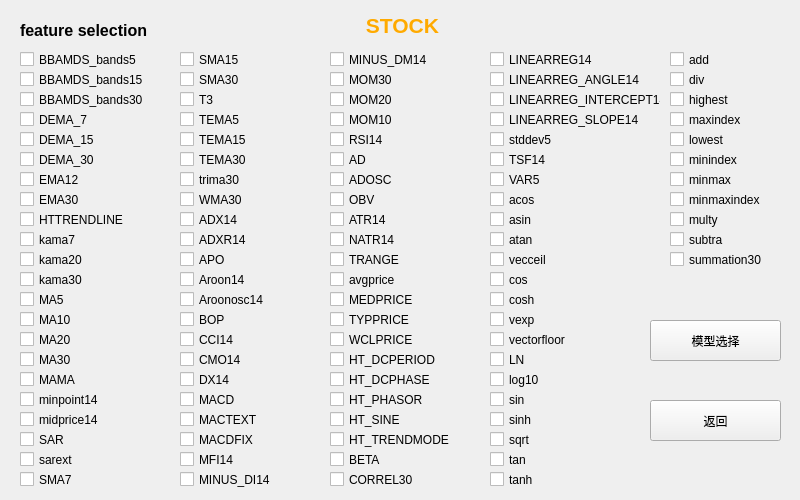
<?xml version="1.0" encoding="UTF-8"?>
<ui version="4.0">
 <class>Form</class>
 <widget class="QWidget" name="Form">
  <property name="geometry">
   <rect>
    <x>0</x>
    <y>0</y>
    <width>800</width>
    <height>500</height>
   </rect>
  </property>
  <property name="windowTitle">
   <string>feature</string>
  </property>
  <widget class="QCheckBox" name="checkBox">
   <property name="geometry">
    <rect>
     <x>20</x>
     <y>50</y>
     <width>131</width>
     <height>19</height>
    </rect>
   </property>
   <property name="text">
    <string>BBAMDS_bands5</string>
   </property>
  </widget>
  <widget class="QLabel" name="feature">
   <property name="geometry">
    <rect>
     <x>312</x>
     <y>10</y>
     <width>181</width>
     <height>31</height>
    </rect>
   </property>
   <property name="text">
    <string>&lt;html&gt;&lt;head/&gt;&lt;body&gt;&lt;p align=&quot;center&quot;&gt;&lt;span style=&quot; font-size:16pt; font-weight:600; color:#ffaa00;&quot;&gt;STOCK&lt;/span&gt;&lt;/p&gt;&lt;/body&gt;&lt;/html&gt;</string>
   </property>
  </widget>
  <widget class="QCheckBox" name="checkBox_2">
   <property name="geometry">
    <rect>
     <x>20</x>
     <y>70</y>
     <width>141</width>
     <height>19</height>
    </rect>
   </property>
   <property name="text">
    <string>BBAMDS_bands15</string>
   </property>
  </widget>
  <widget class="QCheckBox" name="checkBox_3">
   <property name="geometry">
    <rect>
     <x>20</x>
     <y>90</y>
     <width>141</width>
     <height>19</height>
    </rect>
   </property>
   <property name="text">
    <string>BBAMDS_bands30</string>
   </property>
  </widget>
  <widget class="QCheckBox" name="checkBox_4">
   <property name="geometry">
    <rect>
     <x>20</x>
     <y>110</y>
     <width>91</width>
     <height>19</height>
    </rect>
   </property>
   <property name="text">
    <string>DEMA_7</string>
   </property>
  </widget>
  <widget class="QCheckBox" name="checkBox_5">
   <property name="geometry">
    <rect>
     <x>20</x>
     <y>130</y>
     <width>91</width>
     <height>19</height>
    </rect>
   </property>
   <property name="text">
    <string>DEMA_15</string>
   </property>
  </widget>
  <widget class="QCheckBox" name="checkBox_6">
   <property name="geometry">
    <rect>
     <x>20</x>
     <y>150</y>
     <width>91</width>
     <height>19</height>
    </rect>
   </property>
   <property name="text">
    <string>DEMA_30</string>
   </property>
  </widget>
  <widget class="QCheckBox" name="checkBox_7">
   <property name="geometry">
    <rect>
     <x>20</x>
     <y>170</y>
     <width>91</width>
     <height>19</height>
    </rect>
   </property>
   <property name="text">
    <string>EMA12</string>
   </property>
  </widget>
  <widget class="QCheckBox" name="checkBox_8">
   <property name="geometry">
    <rect>
     <x>20</x>
     <y>190</y>
     <width>91</width>
     <height>19</height>
    </rect>
   </property>
   <property name="text">
    <string>EMA30</string>
   </property>
  </widget>
  <widget class="QCheckBox" name="checkBox_9">
   <property name="geometry">
    <rect>
     <x>20</x>
     <y>210</y>
     <width>111</width>
     <height>19</height>
    </rect>
   </property>
   <property name="text">
    <string>HTTRENDLINE</string>
   </property>
  </widget>
  <widget class="QCheckBox" name="checkBox_10">
   <property name="geometry">
    <rect>
     <x>20</x>
     <y>230</y>
     <width>91</width>
     <height>19</height>
    </rect>
   </property>
   <property name="text">
    <string>kama7</string>
   </property>
  </widget>
  <widget class="QCheckBox" name="checkBox_11">
   <property name="geometry">
    <rect>
     <x>20</x>
     <y>250</y>
     <width>91</width>
     <height>19</height>
    </rect>
   </property>
   <property name="text">
    <string>kama20</string>
   </property>
  </widget>
  <widget class="QCheckBox" name="checkBox_12">
   <property name="geometry">
    <rect>
     <x>20</x>
     <y>270</y>
     <width>91</width>
     <height>19</height>
    </rect>
   </property>
   <property name="text">
    <string>kama30</string>
   </property>
  </widget>
  <widget class="QCheckBox" name="checkBox_13">
   <property name="geometry">
    <rect>
     <x>20</x>
     <y>290</y>
     <width>91</width>
     <height>19</height>
    </rect>
   </property>
   <property name="text">
    <string>MA5</string>
   </property>
  </widget>
  <widget class="QCheckBox" name="checkBox_14">
   <property name="geometry">
    <rect>
     <x>20</x>
     <y>310</y>
     <width>91</width>
     <height>19</height>
    </rect>
   </property>
   <property name="text">
    <string>MA10</string>
   </property>
  </widget>
  <widget class="QCheckBox" name="checkBox_15">
   <property name="geometry">
    <rect>
     <x>20</x>
     <y>430</y>
     <width>91</width>
     <height>19</height>
    </rect>
   </property>
   <property name="text">
    <string>SAR</string>
   </property>
  </widget>
  <widget class="QCheckBox" name="checkBox_16">
   <property name="geometry">
    <rect>
     <x>20</x>
     <y>450</y>
     <width>91</width>
     <height>19</height>
    </rect>
   </property>
   <property name="text">
    <string>sarext</string>
   </property>
  </widget>
  <widget class="QCheckBox" name="checkBox_17">
   <property name="geometry">
    <rect>
     <x>20</x>
     <y>330</y>
     <width>91</width>
     <height>19</height>
    </rect>
   </property>
   <property name="text">
    <string>MA20</string>
   </property>
  </widget>
  <widget class="QCheckBox" name="checkBox_18">
   <property name="geometry">
    <rect>
     <x>20</x>
     <y>470</y>
     <width>91</width>
     <height>19</height>
    </rect>
   </property>
   <property name="text">
    <string>SMA7</string>
   </property>
  </widget>
  <widget class="QCheckBox" name="checkBox_19">
   <property name="geometry">
    <rect>
     <x>20</x>
     <y>370</y>
     <width>91</width>
     <height>19</height>
    </rect>
   </property>
   <property name="text">
    <string>MAMA</string>
   </property>
  </widget>
  <widget class="QCheckBox" name="checkBox_20">
   <property name="geometry">
    <rect>
     <x>20</x>
     <y>390</y>
     <width>111</width>
     <height>19</height>
    </rect>
   </property>
   <property name="text">
    <string>minpoint14</string>
   </property>
  </widget>
  <widget class="QCheckBox" name="checkBox_21">
   <property name="geometry">
    <rect>
     <x>20</x>
     <y>350</y>
     <width>91</width>
     <height>19</height>
    </rect>
   </property>
   <property name="text">
    <string>MA30</string>
   </property>
  </widget>
  <widget class="QCheckBox" name="checkBox_22">
   <property name="geometry">
    <rect>
     <x>20</x>
     <y>410</y>
     <width>111</width>
     <height>19</height>
    </rect>
   </property>
   <property name="text">
    <string>midprice14</string>
   </property>
  </widget>
  <widget class="QCheckBox" name="checkBox_23">
   <property name="geometry">
    <rect>
     <x>180</x>
     <y>190</y>
     <width>91</width>
     <height>19</height>
    </rect>
   </property>
   <property name="text">
    <string>WMA30</string>
   </property>
  </widget>
  <widget class="QCheckBox" name="checkBox_24">
   <property name="geometry">
    <rect>
     <x>180</x>
     <y>70</y>
     <width>91</width>
     <height>19</height>
    </rect>
   </property>
   <property name="text">
    <string>SMA30</string>
   </property>
  </widget>
  <widget class="QCheckBox" name="checkBox_25">
   <property name="geometry">
    <rect>
     <x>180</x>
     <y>150</y>
     <width>91</width>
     <height>19</height>
    </rect>
   </property>
   <property name="text">
    <string>TEMA30</string>
   </property>
  </widget>
  <widget class="QCheckBox" name="checkBox_26">
   <property name="geometry">
    <rect>
     <x>180</x>
     <y>170</y>
     <width>91</width>
     <height>19</height>
    </rect>
   </property>
   <property name="text">
    <string>trima30</string>
   </property>
  </widget>
  <widget class="QCheckBox" name="checkBox_27">
   <property name="geometry">
    <rect>
     <x>180</x>
     <y>90</y>
     <width>91</width>
     <height>19</height>
    </rect>
   </property>
   <property name="text">
    <string>T3</string>
   </property>
  </widget>
  <widget class="QCheckBox" name="checkBox_28">
   <property name="geometry">
    <rect>
     <x>180</x>
     <y>130</y>
     <width>91</width>
     <height>19</height>
    </rect>
   </property>
   <property name="text">
    <string>TEMA15</string>
   </property>
  </widget>
  <widget class="QCheckBox" name="checkBox_29">
   <property name="geometry">
    <rect>
     <x>180</x>
     <y>50</y>
     <width>91</width>
     <height>19</height>
    </rect>
   </property>
   <property name="text">
    <string>SMA15</string>
   </property>
  </widget>
  <widget class="QCheckBox" name="checkBox_30">
   <property name="geometry">
    <rect>
     <x>180</x>
     <y>110</y>
     <width>91</width>
     <height>19</height>
    </rect>
   </property>
   <property name="text">
    <string>TEMA5</string>
   </property>
  </widget>
  <widget class="QCheckBox" name="checkBox_31">
   <property name="geometry">
    <rect>
     <x>180</x>
     <y>210</y>
     <width>91</width>
     <height>19</height>
    </rect>
   </property>
   <property name="text">
    <string>ADX14</string>
   </property>
  </widget>
  <widget class="QCheckBox" name="checkBox_32">
   <property name="geometry">
    <rect>
     <x>180</x>
     <y>250</y>
     <width>91</width>
     <height>19</height>
    </rect>
   </property>
   <property name="text">
    <string>APO</string>
   </property>
  </widget>
  <widget class="QCheckBox" name="checkBox_33">
   <property name="geometry">
    <rect>
     <x>180</x>
     <y>310</y>
     <width>91</width>
     <height>19</height>
    </rect>
   </property>
   <property name="text">
    <string>BOP</string>
   </property>
  </widget>
  <widget class="QCheckBox" name="checkBox_34">
   <property name="geometry">
    <rect>
     <x>180</x>
     <y>330</y>
     <width>91</width>
     <height>19</height>
    </rect>
   </property>
   <property name="text">
    <string>CCI14</string>
   </property>
  </widget>
  <widget class="QCheckBox" name="checkBox_35">
   <property name="geometry">
    <rect>
     <x>180</x>
     <y>350</y>
     <width>91</width>
     <height>19</height>
    </rect>
   </property>
   <property name="text">
    <string>CMO14</string>
   </property>
  </widget>
  <widget class="QCheckBox" name="checkBox_36">
   <property name="geometry">
    <rect>
     <x>180</x>
     <y>290</y>
     <width>111</width>
     <height>19</height>
    </rect>
   </property>
   <property name="text">
    <string>Aroonosc14</string>
   </property>
  </widget>
  <widget class="QCheckBox" name="checkBox_37">
   <property name="geometry">
    <rect>
     <x>180</x>
     <y>270</y>
     <width>91</width>
     <height>19</height>
    </rect>
   </property>
   <property name="text">
    <string>Aroon14</string>
   </property>
  </widget>
  <widget class="QCheckBox" name="checkBox_38">
   <property name="geometry">
    <rect>
     <x>180</x>
     <y>230</y>
     <width>91</width>
     <height>19</height>
    </rect>
   </property>
   <property name="text">
    <string>ADXR14</string>
   </property>
  </widget>
  <widget class="QCheckBox" name="checkBox_39">
   <property name="geometry">
    <rect>
     <x>180</x>
     <y>370</y>
     <width>91</width>
     <height>19</height>
    </rect>
   </property>
   <property name="text">
    <string>DX14</string>
   </property>
  </widget>
  <widget class="QCheckBox" name="checkBox_40">
   <property name="geometry">
    <rect>
     <x>180</x>
     <y>410</y>
     <width>91</width>
     <height>19</height>
    </rect>
   </property>
   <property name="text">
    <string>MACTEXT</string>
   </property>
  </widget>
  <widget class="QCheckBox" name="checkBox_41">
   <property name="geometry">
    <rect>
     <x>180</x>
     <y>470</y>
     <width>101</width>
     <height>19</height>
    </rect>
   </property>
   <property name="text">
    <string>MINUS_DI14</string>
   </property>
  </widget>
  <widget class="QCheckBox" name="checkBox_44">
   <property name="geometry">
    <rect>
     <x>180</x>
     <y>450</y>
     <width>91</width>
     <height>19</height>
    </rect>
   </property>
   <property name="text">
    <string>MFI14</string>
   </property>
  </widget>
  <widget class="QCheckBox" name="checkBox_45">
   <property name="geometry">
    <rect>
     <x>180</x>
     <y>430</y>
     <width>91</width>
     <height>19</height>
    </rect>
   </property>
   <property name="text">
    <string>MACDFIX</string>
   </property>
  </widget>
  <widget class="QCheckBox" name="checkBox_46">
   <property name="geometry">
    <rect>
     <x>180</x>
     <y>390</y>
     <width>91</width>
     <height>19</height>
    </rect>
   </property>
   <property name="text">
    <string>MACD</string>
   </property>
  </widget>
  <widget class="QCheckBox" name="checkBox_42">
   <property name="geometry">
    <rect>
     <x>330</x>
     <y>350</y>
     <width>121</width>
     <height>19</height>
    </rect>
   </property>
   <property name="text">
    <string>HT_DCPERIOD</string>
   </property>
  </widget>
  <widget class="QCheckBox" name="checkBox_43">
   <property name="geometry">
    <rect>
     <x>330</x>
     <y>470</y>
     <width>91</width>
     <height>19</height>
    </rect>
   </property>
   <property name="text">
    <string>CORREL30</string>
   </property>
  </widget>
  <widget class="QCheckBox" name="checkBox_47">
   <property name="geometry">
    <rect>
     <x>330</x>
     <y>410</y>
     <width>91</width>
     <height>19</height>
    </rect>
   </property>
   <property name="text">
    <string>HT_SINE</string>
   </property>
  </widget>
  <widget class="QCheckBox" name="checkBox_48">
   <property name="geometry">
    <rect>
     <x>330</x>
     <y>110</y>
     <width>91</width>
     <height>19</height>
    </rect>
   </property>
   <property name="text">
    <string>MOM10</string>
   </property>
  </widget>
  <widget class="QCheckBox" name="checkBox_49">
   <property name="geometry">
    <rect>
     <x>330</x>
     <y>450</y>
     <width>91</width>
     <height>19</height>
    </rect>
   </property>
   <property name="text">
    <string>BETA</string>
   </property>
  </widget>
  <widget class="QCheckBox" name="checkBox_50">
   <property name="geometry">
    <rect>
     <x>330</x>
     <y>230</y>
     <width>91</width>
     <height>19</height>
    </rect>
   </property>
   <property name="text">
    <string>NATR14</string>
   </property>
  </widget>
  <widget class="QCheckBox" name="checkBox_51">
   <property name="geometry">
    <rect>
     <x>330</x>
     <y>430</y>
     <width>121</width>
     <height>19</height>
    </rect>
   </property>
   <property name="text">
    <string>HT_TRENDMODE</string>
   </property>
  </widget>
  <widget class="QCheckBox" name="checkBox_52">
   <property name="geometry">
    <rect>
     <x>330</x>
     <y>290</y>
     <width>91</width>
     <height>19</height>
    </rect>
   </property>
   <property name="text">
    <string>MEDPRICE</string>
   </property>
  </widget>
  <widget class="QCheckBox" name="checkBox_53">
   <property name="geometry">
    <rect>
     <x>330</x>
     <y>170</y>
     <width>91</width>
     <height>19</height>
    </rect>
   </property>
   <property name="text">
    <string>ADOSC</string>
   </property>
  </widget>
  <widget class="QCheckBox" name="checkBox_54">
   <property name="geometry">
    <rect>
     <x>330</x>
     <y>270</y>
     <width>91</width>
     <height>19</height>
    </rect>
   </property>
   <property name="text">
    <string>avgprice</string>
   </property>
  </widget>
  <widget class="QCheckBox" name="checkBox_55">
   <property name="geometry">
    <rect>
     <x>330</x>
     <y>370</y>
     <width>111</width>
     <height>19</height>
    </rect>
   </property>
   <property name="text">
    <string>HT_DCPHASE</string>
   </property>
  </widget>
  <widget class="QCheckBox" name="checkBox_56">
   <property name="geometry">
    <rect>
     <x>330</x>
     <y>190</y>
     <width>91</width>
     <height>19</height>
    </rect>
   </property>
   <property name="text">
    <string>OBV</string>
   </property>
  </widget>
  <widget class="QCheckBox" name="checkBox_57">
   <property name="geometry">
    <rect>
     <x>330</x>
     <y>150</y>
     <width>91</width>
     <height>19</height>
    </rect>
   </property>
   <property name="text">
    <string>AD</string>
   </property>
  </widget>
  <widget class="QCheckBox" name="checkBox_58">
   <property name="geometry">
    <rect>
     <x>330</x>
     <y>330</y>
     <width>91</width>
     <height>19</height>
    </rect>
   </property>
   <property name="text">
    <string>WCLPRICE</string>
   </property>
  </widget>
  <widget class="QCheckBox" name="checkBox_59">
   <property name="geometry">
    <rect>
     <x>330</x>
     <y>90</y>
     <width>91</width>
     <height>19</height>
    </rect>
   </property>
   <property name="text">
    <string>MOM20</string>
   </property>
  </widget>
  <widget class="QCheckBox" name="checkBox_60">
   <property name="geometry">
    <rect>
     <x>330</x>
     <y>310</y>
     <width>91</width>
     <height>19</height>
    </rect>
   </property>
   <property name="text">
    <string>TYPPRICE</string>
   </property>
  </widget>
  <widget class="QCheckBox" name="checkBox_61">
   <property name="geometry">
    <rect>
     <x>330</x>
     <y>70</y>
     <width>91</width>
     <height>19</height>
    </rect>
   </property>
   <property name="text">
    <string>MOM30</string>
   </property>
  </widget>
  <widget class="QCheckBox" name="checkBox_62">
   <property name="geometry">
    <rect>
     <x>330</x>
     <y>390</y>
     <width>101</width>
     <height>19</height>
    </rect>
   </property>
   <property name="text">
    <string>HT_PHASOR</string>
   </property>
  </widget>
  <widget class="QCheckBox" name="checkBox_63">
   <property name="geometry">
    <rect>
     <x>330</x>
     <y>50</y>
     <width>111</width>
     <height>19</height>
    </rect>
   </property>
   <property name="text">
    <string>MINUS_DM14</string>
   </property>
  </widget>
  <widget class="QCheckBox" name="checkBox_64">
   <property name="geometry">
    <rect>
     <x>330</x>
     <y>250</y>
     <width>91</width>
     <height>19</height>
    </rect>
   </property>
   <property name="text">
    <string>TRANGE</string>
   </property>
  </widget>
  <widget class="QCheckBox" name="checkBox_65">
   <property name="geometry">
    <rect>
     <x>330</x>
     <y>210</y>
     <width>91</width>
     <height>19</height>
    </rect>
   </property>
   <property name="text">
    <string>ATR14</string>
   </property>
  </widget>
  <widget class="QCheckBox" name="checkBox_66">
   <property name="geometry">
    <rect>
     <x>330</x>
     <y>130</y>
     <width>91</width>
     <height>19</height>
    </rect>
   </property>
   <property name="text">
    <string>RSI14</string>
   </property>
  </widget>
  <widget class="QCheckBox" name="checkBox_67">
   <property name="geometry">
    <rect>
     <x>490</x>
     <y>470</y>
     <width>91</width>
     <height>19</height>
    </rect>
   </property>
   <property name="text">
    <string>tanh</string>
   </property>
  </widget>
  <widget class="QCheckBox" name="checkBox_68">
   <property name="geometry">
    <rect>
     <x>490</x>
     <y>370</y>
     <width>91</width>
     <height>19</height>
    </rect>
   </property>
   <property name="text">
    <string>log10</string>
   </property>
  </widget>
  <widget class="QCheckBox" name="checkBox_69">
   <property name="geometry">
    <rect>
     <x>490</x>
     <y>390</y>
     <width>91</width>
     <height>19</height>
    </rect>
   </property>
   <property name="text">
    <string>sin</string>
   </property>
  </widget>
  <widget class="QCheckBox" name="checkBox_70">
   <property name="geometry">
    <rect>
     <x>490</x>
     <y>110</y>
     <width>171</width>
     <height>19</height>
    </rect>
   </property>
   <property name="text">
    <string>LINEARREG_SLOPE14</string>
   </property>
  </widget>
  <widget class="QCheckBox" name="checkBox_71">
   <property name="geometry">
    <rect>
     <x>490</x>
     <y>250</y>
     <width>91</width>
     <height>19</height>
    </rect>
   </property>
   <property name="text">
    <string>vecceil</string>
   </property>
  </widget>
  <widget class="QCheckBox" name="checkBox_72">
   <property name="geometry">
    <rect>
     <x>490</x>
     <y>70</y>
     <width>161</width>
     <height>19</height>
    </rect>
   </property>
   <property name="text">
    <string>LINEARREG_ANGLE14</string>
   </property>
  </widget>
  <widget class="QCheckBox" name="checkBox_73">
   <property name="geometry">
    <rect>
     <x>490</x>
     <y>350</y>
     <width>91</width>
     <height>19</height>
    </rect>
   </property>
   <property name="text">
    <string>LN</string>
   </property>
  </widget>
  <widget class="QCheckBox" name="checkBox_74">
   <property name="geometry">
    <rect>
     <x>490</x>
     <y>330</y>
     <width>121</width>
     <height>19</height>
    </rect>
   </property>
   <property name="text">
    <string>vectorfloor</string>
   </property>
  </widget>
  <widget class="QCheckBox" name="checkBox_75">
   <property name="geometry">
    <rect>
     <x>490</x>
     <y>450</y>
     <width>91</width>
     <height>19</height>
    </rect>
   </property>
   <property name="text">
    <string>tan</string>
   </property>
  </widget>
  <widget class="QCheckBox" name="checkBox_76">
   <property name="geometry">
    <rect>
     <x>490</x>
     <y>270</y>
     <width>91</width>
     <height>19</height>
    </rect>
   </property>
   <property name="text">
    <string>cos</string>
   </property>
  </widget>
  <widget class="QCheckBox" name="checkBox_77">
   <property name="geometry">
    <rect>
     <x>490</x>
     <y>130</y>
     <width>91</width>
     <height>19</height>
    </rect>
   </property>
   <property name="text">
    <string>stddev5</string>
   </property>
  </widget>
  <widget class="QCheckBox" name="checkBox_78">
   <property name="geometry">
    <rect>
     <x>490</x>
     <y>150</y>
     <width>91</width>
     <height>19</height>
    </rect>
   </property>
   <property name="text">
    <string>TSF14</string>
   </property>
  </widget>
  <widget class="QCheckBox" name="checkBox_79">
   <property name="geometry">
    <rect>
     <x>490</x>
     <y>50</y>
     <width>121</width>
     <height>19</height>
    </rect>
   </property>
   <property name="text">
    <string>LINEARREG14</string>
   </property>
  </widget>
  <widget class="QCheckBox" name="checkBox_80">
   <property name="geometry">
    <rect>
     <x>490</x>
     <y>430</y>
     <width>91</width>
     <height>19</height>
    </rect>
   </property>
   <property name="text">
    <string>sqrt</string>
   </property>
  </widget>
  <widget class="QCheckBox" name="checkBox_81">
   <property name="geometry">
    <rect>
     <x>490</x>
     <y>310</y>
     <width>91</width>
     <height>19</height>
    </rect>
   </property>
   <property name="text">
    <string>vexp</string>
   </property>
  </widget>
  <widget class="QCheckBox" name="checkBox_82">
   <property name="geometry">
    <rect>
     <x>490</x>
     <y>230</y>
     <width>91</width>
     <height>19</height>
    </rect>
   </property>
   <property name="text">
    <string>atan</string>
   </property>
  </widget>
  <widget class="QCheckBox" name="checkBox_83">
   <property name="geometry">
    <rect>
     <x>490</x>
     <y>190</y>
     <width>91</width>
     <height>19</height>
    </rect>
   </property>
   <property name="text">
    <string>acos</string>
   </property>
  </widget>
  <widget class="QCheckBox" name="checkBox_84">
   <property name="geometry">
    <rect>
     <x>490</x>
     <y>290</y>
     <width>91</width>
     <height>19</height>
    </rect>
   </property>
   <property name="text">
    <string>cosh</string>
   </property>
  </widget>
  <widget class="QCheckBox" name="checkBox_85">
   <property name="geometry">
    <rect>
     <x>490</x>
     <y>90</y>
     <width>171</width>
     <height>19</height>
    </rect>
   </property>
   <property name="text">
    <string>LINEARREG_INTERCEPT14</string>
   </property>
  </widget>
  <widget class="QCheckBox" name="checkBox_86">
   <property name="geometry">
    <rect>
     <x>490</x>
     <y>210</y>
     <width>91</width>
     <height>19</height>
    </rect>
   </property>
   <property name="text">
    <string>asin</string>
   </property>
  </widget>
  <widget class="QCheckBox" name="checkBox_87">
   <property name="geometry">
    <rect>
     <x>490</x>
     <y>170</y>
     <width>91</width>
     <height>19</height>
    </rect>
   </property>
   <property name="text">
    <string>VAR5</string>
   </property>
  </widget>
  <widget class="QCheckBox" name="checkBox_88">
   <property name="geometry">
    <rect>
     <x>490</x>
     <y>410</y>
     <width>91</width>
     <height>19</height>
    </rect>
   </property>
   <property name="text">
    <string>sinh</string>
   </property>
  </widget>
  <widget class="QCheckBox" name="checkBox_91">
   <property name="geometry">
    <rect>
     <x>670</x>
     <y>70</y>
     <width>91</width>
     <height>19</height>
    </rect>
   </property>
   <property name="text">
    <string>div</string>
   </property>
  </widget>
  <widget class="QCheckBox" name="checkBox_92">
   <property name="geometry">
    <rect>
     <x>670</x>
     <y>130</y>
     <width>91</width>
     <height>19</height>
    </rect>
   </property>
   <property name="text">
    <string>lowest</string>
   </property>
  </widget>
  <widget class="QCheckBox" name="checkBox_93">
   <property name="geometry">
    <rect>
     <x>670</x>
     <y>110</y>
     <width>91</width>
     <height>19</height>
    </rect>
   </property>
   <property name="text">
    <string>maxindex</string>
   </property>
  </widget>
  <widget class="QCheckBox" name="checkBox_96">
   <property name="geometry">
    <rect>
     <x>670</x>
     <y>150</y>
     <width>91</width>
     <height>19</height>
    </rect>
   </property>
   <property name="text">
    <string>minindex</string>
   </property>
  </widget>
  <widget class="QCheckBox" name="checkBox_97">
   <property name="geometry">
    <rect>
     <x>670</x>
     <y>90</y>
     <width>91</width>
     <height>19</height>
    </rect>
   </property>
   <property name="text">
    <string>highest</string>
   </property>
  </widget>
  <widget class="QCheckBox" name="checkBox_100">
   <property name="geometry">
    <rect>
     <x>670</x>
     <y>50</y>
     <width>121</width>
     <height>19</height>
    </rect>
   </property>
   <property name="text">
    <string>add</string>
   </property>
  </widget>
  <widget class="QCheckBox" name="checkBox_101">
   <property name="geometry">
    <rect>
     <x>670</x>
     <y>210</y>
     <width>91</width>
     <height>19</height>
    </rect>
   </property>
   <property name="text">
    <string>multy</string>
   </property>
  </widget>
  <widget class="QCheckBox" name="checkBox_102">
   <property name="geometry">
    <rect>
     <x>670</x>
     <y>170</y>
     <width>91</width>
     <height>19</height>
    </rect>
   </property>
   <property name="text">
    <string>minmax</string>
   </property>
  </widget>
  <widget class="QCheckBox" name="checkBox_106">
   <property name="geometry">
    <rect>
     <x>670</x>
     <y>190</y>
     <width>121</width>
     <height>19</height>
    </rect>
   </property>
   <property name="text">
    <string>minmaxindex</string>
   </property>
  </widget>
  <widget class="QCheckBox" name="checkBox_107">
   <property name="geometry">
    <rect>
     <x>670</x>
     <y>250</y>
     <width>121</width>
     <height>19</height>
    </rect>
   </property>
   <property name="text">
    <string>summation30</string>
   </property>
  </widget>
  <widget class="QCheckBox" name="checkBox_108">
   <property name="geometry">
    <rect>
     <x>670</x>
     <y>230</y>
     <width>91</width>
     <height>19</height>
    </rect>
   </property>
   <property name="text">
    <string>subtra</string>
   </property>
  </widget>
  <widget class="QLabel" name="label_2">
   <property name="geometry">
    <rect>
     <x>20</x>
     <y>20</y>
     <width>191</width>
     <height>21</height>
    </rect>
   </property>
   <property name="text">
    <string>&lt;html&gt;&lt;head/&gt;&lt;body&gt;&lt;p&gt;&lt;span style=&quot; font-size:12pt; font-weight:600;&quot;&gt;feature selection&lt;/span&gt;&lt;/p&gt;&lt;/body&gt;&lt;/html&gt;</string>
   </property>
  </widget>
  <widget class="QPushButton" name="pushButton">
   <property name="geometry">
    <rect>
     <x>650</x>
     <y>320</y>
     <width>131</width>
     <height>41</height>
    </rect>
   </property>
   <property name="text">
    <string>模型选择</string>
   </property>
  </widget>
  <widget class="QPushButton" name="pushButton_2">
   <property name="geometry">
    <rect>
     <x>650</x>
     <y>400</y>
     <width>131</width>
     <height>41</height>
    </rect>
   </property>
   <property name="text">
    <string>返回</string>
   </property>
  </widget>
 </widget>
 <resources/>
 <connections/>
</ui>
